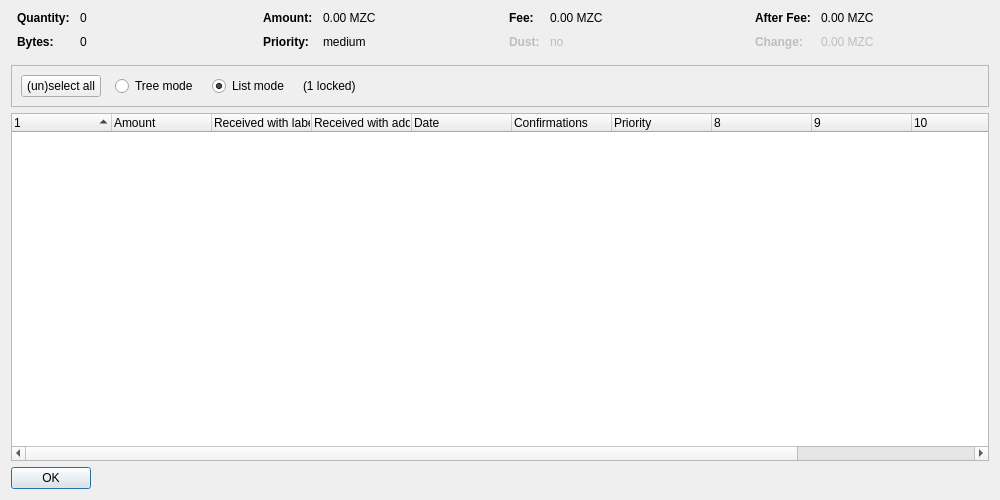
<?xml version="1.0" encoding="UTF-8"?>
<ui version="4.0">
 <class>CoinControlDialog</class>
 <widget class="QDialog" name="CoinControlDialog">
  <property name="geometry">
   <rect>
    <x>0</x>
    <y>0</y>
    <width>1000</width>
    <height>500</height>
   </rect>
  </property>
  <property name="windowTitle">
   <string>Coin Selection</string>
  </property>
  <layout class="QVBoxLayout" name="verticalLayout">
   <item>
    <layout class="QHBoxLayout" name="horizontalLayoutTop" stretch="0,0,0,0">
     <property name="topMargin">
      <number>0</number>
     </property>
     <property name="bottomMargin">
      <number>10</number>
     </property>
     <item>
      <layout class="QFormLayout" name="formLayoutCoinControl1">
       <property name="horizontalSpacing">
        <number>10</number>
       </property>
       <property name="verticalSpacing">
        <number>10</number>
       </property>
       <property name="leftMargin">
        <number>6</number>
       </property>
       <property name="rightMargin">
        <number>6</number>
       </property>
       <item row="0" column="0">
        <widget class="QLabel" name="labelCoinControlQuantityText">
         <property name="font">
          <font>
           <weight>75</weight>
           <bold>true</bold>
          </font>
         </property>
         <property name="text">
          <string>Quantity:</string>
         </property>
        </widget>
       </item>
       <item row="0" column="1">
        <widget class="QLabel" name="labelCoinControlQuantity">
         <property name="cursor">
          <cursorShape>IBeamCursor</cursorShape>
         </property>
         <property name="contextMenuPolicy">
          <enum>Qt::ActionsContextMenu</enum>
         </property>
         <property name="text">
          <string notr="true">0</string>
         </property>
         <property name="textInteractionFlags">
          <set>Qt::LinksAccessibleByMouse|Qt::TextSelectableByKeyboard|Qt::TextSelectableByMouse</set>
         </property>
        </widget>
       </item>
       <item row="1" column="0">
        <widget class="QLabel" name="labelCoinControlBytesText">
         <property name="font">
          <font>
           <weight>75</weight>
           <bold>true</bold>
          </font>
         </property>
         <property name="text">
          <string>Bytes:</string>
         </property>
        </widget>
       </item>
       <item row="1" column="1">
        <widget class="QLabel" name="labelCoinControlBytes">
         <property name="cursor">
          <cursorShape>IBeamCursor</cursorShape>
         </property>
         <property name="contextMenuPolicy">
          <enum>Qt::ActionsContextMenu</enum>
         </property>
         <property name="text">
          <string notr="true">0</string>
         </property>
         <property name="textInteractionFlags">
          <set>Qt::LinksAccessibleByMouse|Qt::TextSelectableByKeyboard|Qt::TextSelectableByMouse</set>
         </property>
        </widget>
       </item>
      </layout>
     </item>
     <item>
      <layout class="QFormLayout" name="formLayoutCoinControl2">
       <property name="horizontalSpacing">
        <number>10</number>
       </property>
       <property name="verticalSpacing">
        <number>10</number>
       </property>
       <property name="leftMargin">
        <number>6</number>
       </property>
       <property name="rightMargin">
        <number>6</number>
       </property>
       <item row="0" column="0">
        <widget class="QLabel" name="labelCoinControlAmountText">
         <property name="font">
          <font>
           <weight>75</weight>
           <bold>true</bold>
          </font>
         </property>
         <property name="text">
          <string>Amount:</string>
         </property>
        </widget>
       </item>
       <item row="0" column="1">
        <widget class="QLabel" name="labelCoinControlAmount">
         <property name="cursor">
          <cursorShape>IBeamCursor</cursorShape>
         </property>
         <property name="contextMenuPolicy">
          <enum>Qt::ActionsContextMenu</enum>
         </property>
         <property name="text">
          <string notr="true">0.00 MZC</string>
         </property>
         <property name="textInteractionFlags">
          <set>Qt::LinksAccessibleByMouse|Qt::TextSelectableByKeyboard|Qt::TextSelectableByMouse</set>
         </property>
        </widget>
       </item>
       <item row="1" column="0">
        <widget class="QLabel" name="labelCoinControlPriorityText">
         <property name="font">
          <font>
           <weight>75</weight>
           <bold>true</bold>
          </font>
         </property>
         <property name="text">
          <string>Priority:</string>
         </property>
        </widget>
       </item>
       <item row="1" column="1">
        <widget class="QLabel" name="labelCoinControlPriority">
         <property name="cursor">
          <cursorShape>IBeamCursor</cursorShape>
         </property>
         <property name="contextMenuPolicy">
          <enum>Qt::ActionsContextMenu</enum>
         </property>
         <property name="text">
          <string notr="true">medium</string>
         </property>
         <property name="textInteractionFlags">
          <set>Qt::LinksAccessibleByMouse|Qt::TextSelectableByKeyboard|Qt::TextSelectableByMouse</set>
         </property>
        </widget>
       </item>
      </layout>
     </item>
     <item>
      <layout class="QFormLayout" name="formLayoutCoinControl3">
       <property name="horizontalSpacing">
        <number>10</number>
       </property>
       <property name="verticalSpacing">
        <number>10</number>
       </property>
       <property name="leftMargin">
        <number>6</number>
       </property>
       <property name="rightMargin">
        <number>6</number>
       </property>
       <item row="0" column="0">
        <widget class="QLabel" name="labelCoinControlFeeText">
         <property name="font">
          <font>
           <weight>75</weight>
           <bold>true</bold>
          </font>
         </property>
         <property name="text">
          <string>Fee:</string>
         </property>
        </widget>
       </item>
       <item row="0" column="1">
        <widget class="QLabel" name="labelCoinControlFee">
         <property name="cursor">
          <cursorShape>IBeamCursor</cursorShape>
         </property>
         <property name="contextMenuPolicy">
          <enum>Qt::ActionsContextMenu</enum>
         </property>
         <property name="text">
          <string notr="true">0.00 MZC</string>
         </property>
         <property name="textInteractionFlags">
          <set>Qt::LinksAccessibleByMouse|Qt::TextSelectableByKeyboard|Qt::TextSelectableByMouse</set>
         </property>
        </widget>
       </item>
       <item row="1" column="0">
        <widget class="QLabel" name="labelCoinControlLowOutputText">
         <property name="enabled">
          <bool>false</bool>
         </property>
         <property name="font">
          <font>
           <weight>75</weight>
           <bold>true</bold>
          </font>
         </property>
         <property name="text">
          <string>Dust:</string>
         </property>
        </widget>
       </item>
       <item row="1" column="1">
        <widget class="QLabel" name="labelCoinControlLowOutput">
         <property name="enabled">
          <bool>false</bool>
         </property>
         <property name="cursor">
          <cursorShape>IBeamCursor</cursorShape>
         </property>
         <property name="contextMenuPolicy">
          <enum>Qt::ActionsContextMenu</enum>
         </property>
         <property name="text">
          <string notr="true">no</string>
         </property>
         <property name="textInteractionFlags">
          <set>Qt::LinksAccessibleByMouse|Qt::TextSelectableByKeyboard|Qt::TextSelectableByMouse</set>
         </property>
        </widget>
       </item>
      </layout>
     </item>
     <item>
      <layout class="QFormLayout" name="formLayoutCoinControl4">
       <property name="horizontalSpacing">
        <number>10</number>
       </property>
       <property name="verticalSpacing">
        <number>10</number>
       </property>
       <property name="leftMargin">
        <number>6</number>
       </property>
       <property name="rightMargin">
        <number>6</number>
       </property>
       <item row="0" column="0">
        <widget class="QLabel" name="labelCoinControlAfterFeeText">
         <property name="font">
          <font>
           <weight>75</weight>
           <bold>true</bold>
          </font>
         </property>
         <property name="text">
          <string>After Fee:</string>
         </property>
        </widget>
       </item>
       <item row="0" column="1">
        <widget class="QLabel" name="labelCoinControlAfterFee">
         <property name="cursor">
          <cursorShape>IBeamCursor</cursorShape>
         </property>
         <property name="contextMenuPolicy">
          <enum>Qt::ActionsContextMenu</enum>
         </property>
         <property name="text">
          <string notr="true">0.00 MZC</string>
         </property>
         <property name="textInteractionFlags">
          <set>Qt::LinksAccessibleByMouse|Qt::TextSelectableByKeyboard|Qt::TextSelectableByMouse</set>
         </property>
        </widget>
       </item>
       <item row="1" column="0">
        <widget class="QLabel" name="labelCoinControlChangeText">
         <property name="enabled">
          <bool>false</bool>
         </property>
         <property name="font">
          <font>
           <weight>75</weight>
           <bold>true</bold>
          </font>
         </property>
         <property name="text">
          <string>Change:</string>
         </property>
        </widget>
       </item>
       <item row="1" column="1">
        <widget class="QLabel" name="labelCoinControlChange">
         <property name="enabled">
          <bool>false</bool>
         </property>
         <property name="cursor">
          <cursorShape>IBeamCursor</cursorShape>
         </property>
         <property name="contextMenuPolicy">
          <enum>Qt::ActionsContextMenu</enum>
         </property>
         <property name="text">
          <string notr="true">0.00 MZC</string>
         </property>
         <property name="textInteractionFlags">
          <set>Qt::LinksAccessibleByMouse|Qt::TextSelectableByKeyboard|Qt::TextSelectableByMouse</set>
         </property>
        </widget>
       </item>
      </layout>
     </item>
    </layout>
   </item>
   <item>
    <widget class="QFrame" name="frame">
     <property name="minimumSize">
      <size>
       <width>0</width>
       <height>40</height>
      </size>
     </property>
     <property name="frameShape">
      <enum>QFrame::StyledPanel</enum>
     </property>
     <property name="frameShadow">
      <enum>QFrame::Sunken</enum>
     </property>
     <layout class="QHBoxLayout" name="horizontalLayout">
      <item>
       <layout class="QHBoxLayout" name="horizontalLayoutPanel" stretch="0,0,0,0,0">
        <property name="spacing">
         <number>14</number>
        </property>
        <item>
         <widget class="QPushButton" name="pushButtonSelectAll">
          <property name="sizePolicy">
           <sizepolicy hsizetype="Maximum" vsizetype="Fixed">
            <horstretch>0</horstretch>
            <verstretch>0</verstretch>
           </sizepolicy>
          </property>
          <property name="text">
           <string>(un)select all</string>
          </property>
          <property name="autoDefault">
           <bool>false</bool>
          </property>
         </widget>
        </item>
        <item>
         <widget class="QRadioButton" name="radioTreeMode">
          <property name="sizePolicy">
           <sizepolicy hsizetype="Maximum" vsizetype="Fixed">
            <horstretch>0</horstretch>
            <verstretch>0</verstretch>
           </sizepolicy>
          </property>
          <property name="text">
           <string>Tree mode</string>
          </property>
         </widget>
        </item>
        <item>
         <widget class="QRadioButton" name="radioListMode">
          <property name="sizePolicy">
           <sizepolicy hsizetype="Maximum" vsizetype="Fixed">
            <horstretch>0</horstretch>
            <verstretch>0</verstretch>
           </sizepolicy>
          </property>
          <property name="text">
           <string>List mode</string>
          </property>
          <property name="checked">
           <bool>true</bool>
          </property>
         </widget>
        </item>
        <item>
         <widget class="QLabel" name="labelLocked">
          <property name="text">
           <string notr="true">(1 locked)</string>
          </property>
         </widget>
        </item>
        <item>
         <spacer name="horizontalSpacer">
          <property name="orientation">
           <enum>Qt::Horizontal</enum>
          </property>
          <property name="sizeHint" stdset="0">
           <size>
            <width>40</width>
            <height>20</height>
           </size>
          </property>
         </spacer>
        </item>
       </layout>
      </item>
     </layout>
    </widget>
   </item>
   <item>
    <widget class="CoinControlTreeWidget" name="treeWidget">
     <property name="contextMenuPolicy">
      <enum>Qt::CustomContextMenu</enum>
     </property>
     <property name="sortingEnabled">
      <bool>false</bool>
     </property>
     <property name="columnCount">
      <number>12</number>
     </property>
     <attribute name="headerShowSortIndicator" stdset="0">
      <bool>true</bool>
     </attribute>
     <attribute name="headerStretchLastSection">
      <bool>false</bool>
     </attribute>
     <column>
      <property name="text">
       <string/>
      </property>
     </column>
     <column>
      <property name="text">
       <string>Amount</string>
      </property>
     </column>
     <column>
      <property name="text">
       <string>Received with label</string>
      </property>
     </column>
     <column>
      <property name="text">
       <string>Received with address</string>
      </property>
     </column>
     <column>
      <property name="text">
       <string>Date</string>
      </property>
     </column>
     <column>
      <property name="text">
       <string>Confirmations</string>
      </property>
      <property name="toolTip">
       <string>Confirmed</string>
      </property>
     </column>
     <column>
      <property name="text">
       <string>Priority</string>
      </property>
     </column>
     <column>
      <property name="text">
       <string/>
      </property>
     </column>
     <column>
      <property name="text">
       <string/>
      </property>
     </column>
     <column>
      <property name="text">
       <string/>
      </property>
     </column>
     <column>
      <property name="text">
       <string/>
      </property>
     </column>
     <column>
      <property name="text">
       <string/>
      </property>
     </column>
    </widget>
   </item>
   <item>
    <widget class="QDialogButtonBox" name="buttonBox">
     <property name="sizePolicy">
      <sizepolicy hsizetype="Maximum" vsizetype="Fixed">
       <horstretch>0</horstretch>
       <verstretch>0</verstretch>
      </sizepolicy>
     </property>
     <property name="orientation">
      <enum>Qt::Horizontal</enum>
     </property>
     <property name="standardButtons">
      <set>QDialogButtonBox::Ok</set>
     </property>
    </widget>
   </item>
  </layout>
 </widget>
 <customwidgets>
  <customwidget>
   <class>CoinControlTreeWidget</class>
   <extends>QTreeWidget</extends>
   <header>coincontroltreewidget.h</header>
  </customwidget>
 </customwidgets>
 <resources/>
 <connections/>
</ui>
